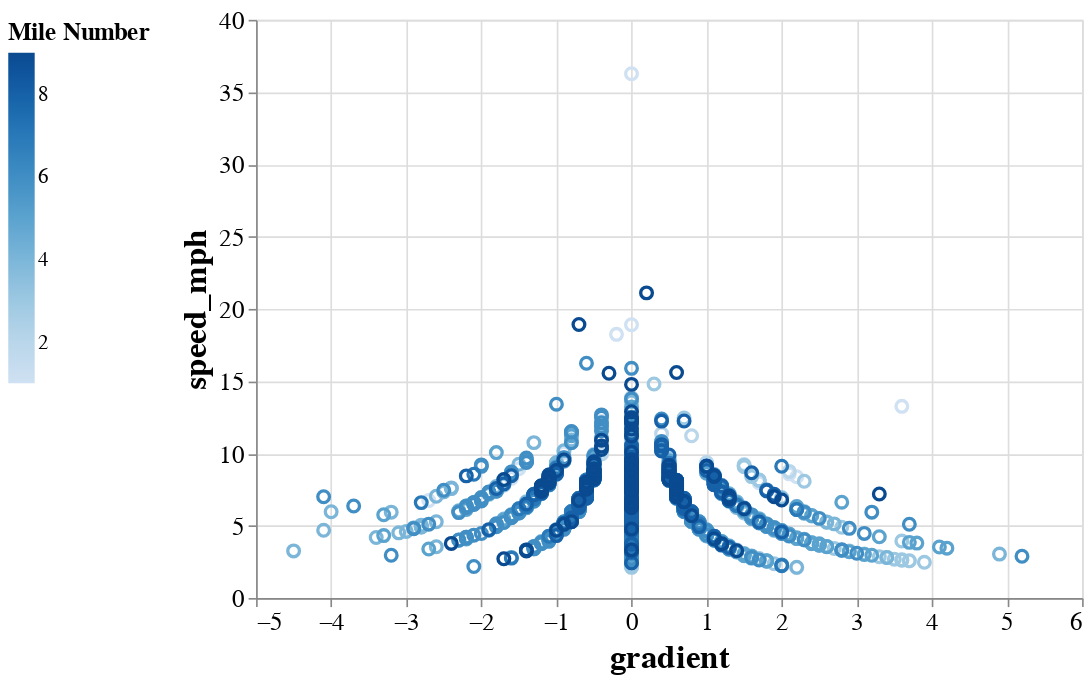

Here is the notebook cell this chart was saved with:
### Code cell
import altair as alt

selection = alt.selection_multi(fields=['mile_number'])


scatter = alt.Chart(moving_analysis).mark_point(size=50).encode(
    alt.X("gradient"),
    alt.Y("speed_mph"),
    alt.Color("mile_number",
                legend = alt.Legend(
                    title = "Mile Number",
                    orient = 'left',
                    titleFontSize=15,
                    labelFontSize=13)
                ),
    opacity = alt.condition(selection, alt.value(1),alt.value(0))
).properties(
    height=350, width=500
).configure_axis(
    titleFontSize=20,
    labelFontSize=15
).add_selection(
    selection
)

scatter

### Figure 1 — Vega-Lite specification as saved in the notebook (floating-point values rounded to 4 significant figures; data arrays with more than 128 entries replaced by an {"elided": "..."} marker saying what was removed)
{"config": {"view": {"continuousWidth": 400, "continuousHeight": 300}, "axis": {"labelFontSize": 15, "titleFontSize": 20}}, "data": {"name": "data-3e8ef8902ad5a5adc1435ae2bfb8116d"}, "mark": {"type": "point", "size": 50}, "encoding": {"color": {"field": "mile_number", "legend": {"labelFontSize": 13, "orient": "left", "title": "Mile Number", "titleFontSize": 15}, "type": "quantitative"}, "opacity": {"condition": {"value": 1, "selection": "selector007"}, "value": 0}, "x": {"field": "gradient", "type": "quantitative"}, "y": {"field": "speed_mph", "type": "quantitative"}}, "height": 350, "selection": {"selector007": {"type": "multi", "fields": ["mile_number"]}}, "width": 500, "$schema": "https://vega.github.io/schema/vega-lite/v4.17.0.json", "datasets": {"data-3e8ef8902ad5a5adc1435ae2bfb8116d": {"elided": "4260 records"}}}
